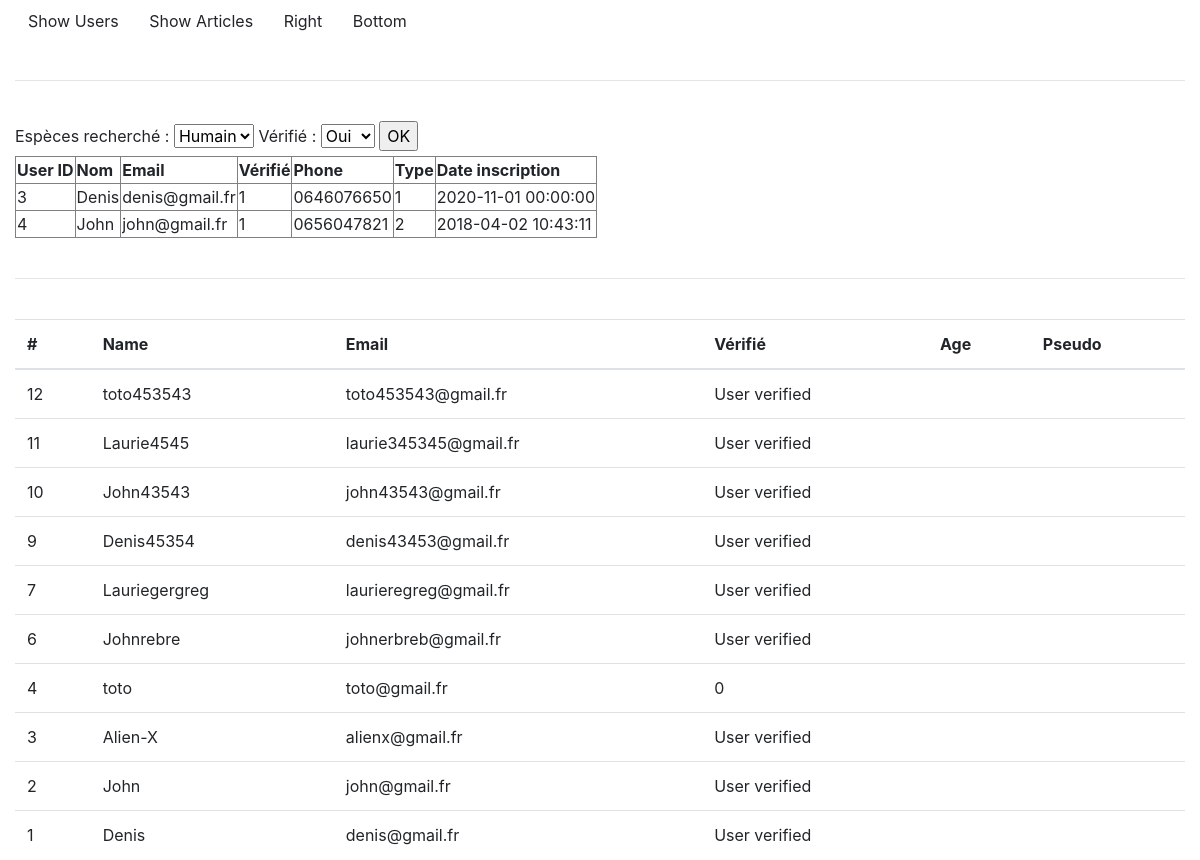
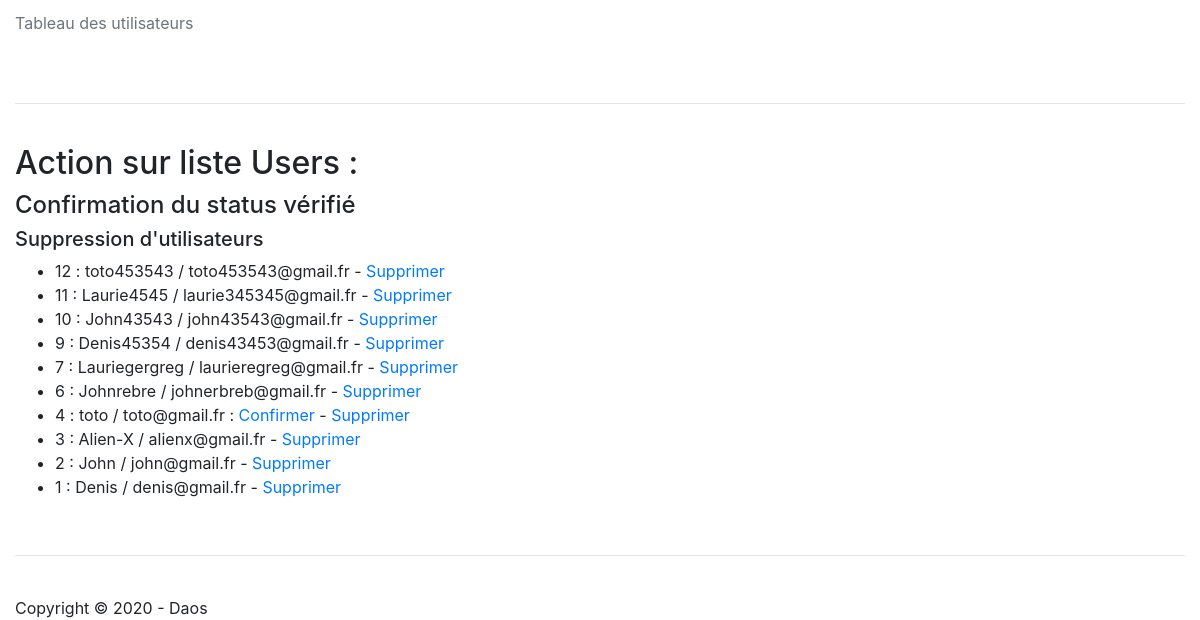
The app's page /old_pages/usersAdmin.php (lower part), older data (2 pictures, top to bottom).
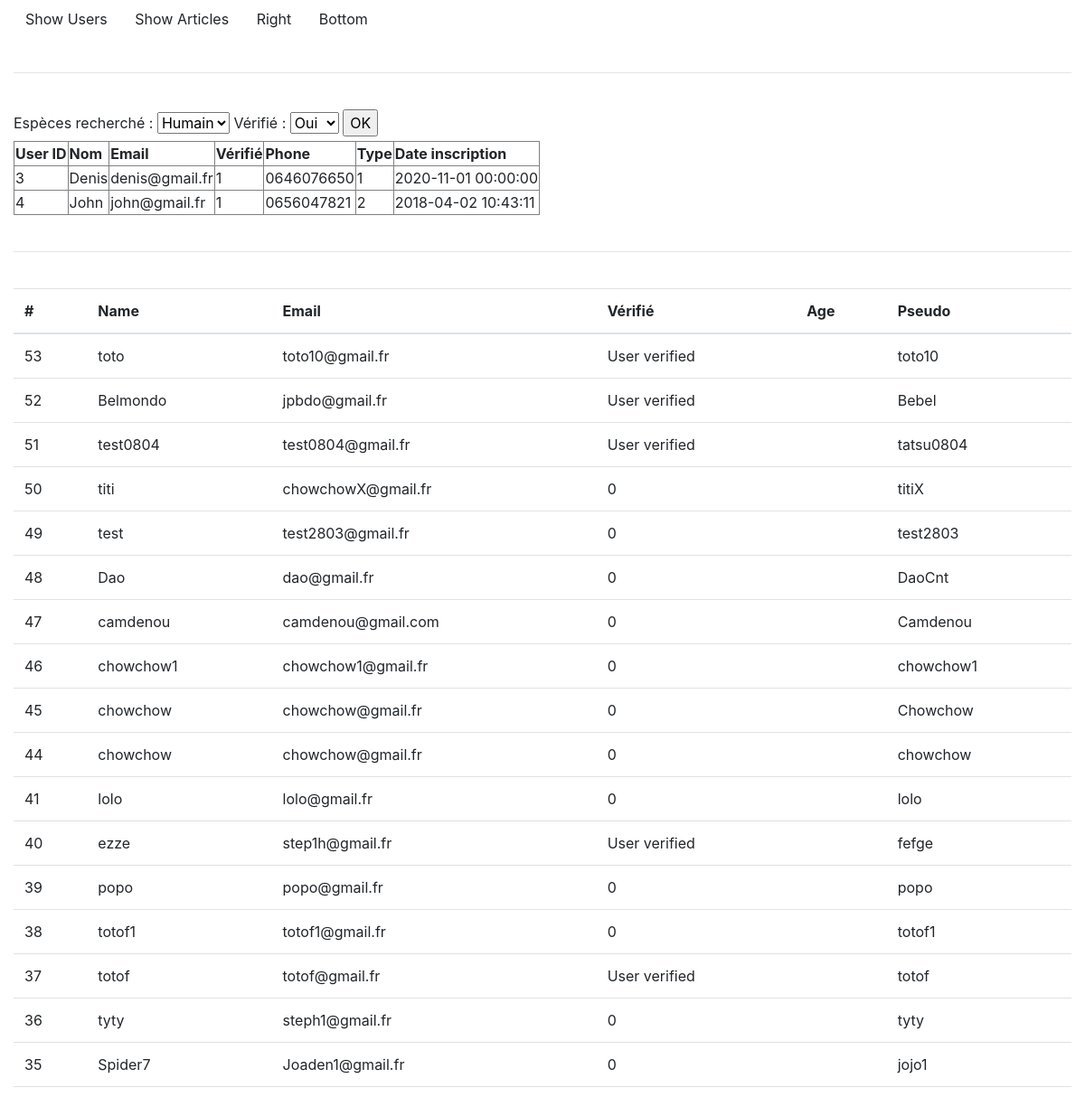
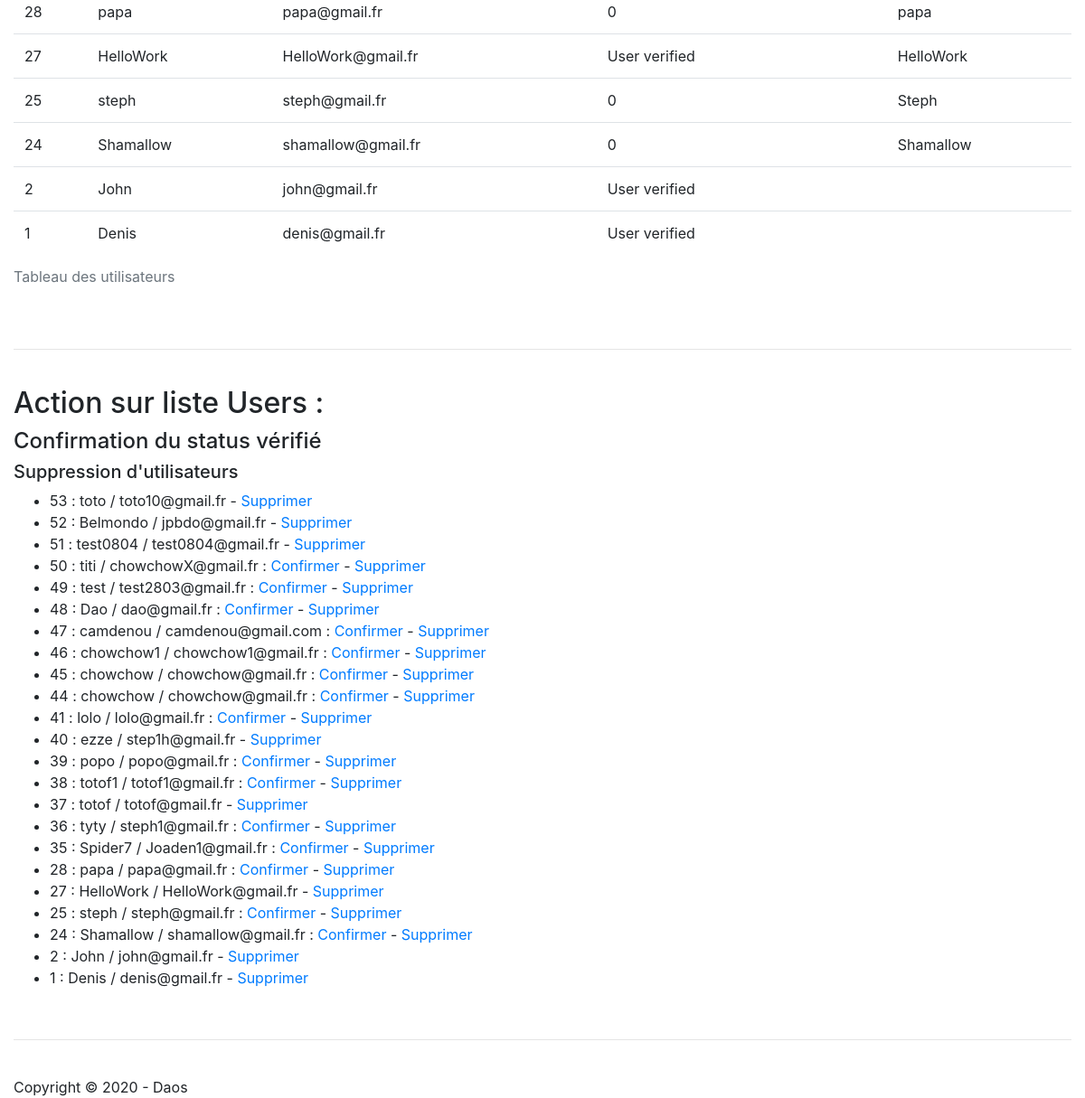
The same page, newer data (2 pictures, top to bottom).
### tables this page shows
CREATE TABLE `users` (
  `id` int(11) NOT NULL,
  `name` varchar(255) NOT NULL,
  `email` varchar(255) DEFAULT NULL,
  `password` varchar(255) NOT NULL,
  `is_verified` tinyint(1) NOT NULL DEFAULT '0',
  `age` int(11) DEFAULT NULL,
  `users_infos_id` int(11) DEFAULT NULL,
  `user_address_id` int(11) NOT NULL,
  `roles_id` int(11) NOT NULL DEFAULT '4',
  `pseudo` varchar(255) DEFAULT NULL,
  `phrase` varchar(50) DEFAULT NULL,
  `avatar` varchar(255) DEFAULT NULL,
  `notes_id` int(11) DEFAULT NULL,
  `espece_id` int(11) DEFAULT NULL
);

CREATE TABLE `users_infos` (
  `id` int(11) NOT NULL,
  `users_id` int(11) NOT NULL,
  `is_valid` tinyint(1) NOT NULL,
  `birth` datetime DEFAULT NULL,
  `date_inscription` datetime DEFAULT NULL,
  `phone` varchar(50) DEFAULT NULL
);

### config/functions.php (called while the page is built, shortened)
<?php
function getUsers()
{
    $pathToRootFolder = "../../";
    require($pathToRootFolder.'config/connect.php');
    $req = $bdd->prepare('SELECT * FROM users ORDER BY id DESC');
    $req->execute();
    $data = $req->fetchAll(PDO::FETCH_OBJ);
    return $data;
}

### old_pages/usersAdmin.php (the view, shortened to what the changed rows need)
<?php
require_once('config/connect.php');
require_once('config/functions.php');
$users = getUsers();
?>
        <?php
            include("src/Views/base-back.php");
        ?>
        <div class="container-fluid">
            <hr><br>
            <br><hr><br>
                <?php
                    $bdd = new PDO('mysql:host=localhost;dbname=cours_denis;charset=utf8', $db_login, $db_password);
                    $req4 = $bdd->query('SELECT * FROM users INNER JOIN users_infos ON users.users_infos_id = users_infos.users_id LIMIT 0,30');
                    ?>
             <table border="1">
                 <th scope="col">User ID</th>
                 <th scope="col">Nom</th>
                 <th scope="col">Email</th>
                 <th scope="col">Vérifié</th>
                 <th scope="col">Phone</th>
                 <th scope="col">Type</th>
                 <th scope="col">Date inscription</th>
                 <?php
                    while($resultat = $req4->fetch())
                    {
                    ?>
                    <tr>
                        <td><?php echo  $resultat['id'] ?></td>
                        <td><?php echo  $resultat['name'] ?></td>
                        <td><?php echo  $resultat['email'] ?></td>
                        <td><?php echo  $resultat['is_verified'] ?></td>
                        <td><?php echo  $resultat['phone'] ?></td>
                        <td><?php echo  $resultat['espece_id'] ?></td>
                        <td><?php echo  $resultat['date_inscription'] ?></td>
                    </tr>
                    <?php
                    }
                ?>
             </table>
            <br><hr><br>
            <div class="responsive-table-2">
                <table class="table bordered hover">
                    <thead>
                        <caption>
                        Tableau des utilisateurs
                        </caption>
                        <tr>
                            <th>#</th>
                            <th>Name</th>
                            <th>Email</th>
                            <th>Vérifié</th>
                            <th>Age</th>
                            <th>Pseudo</th>
                        </tr>
                    </thead>
                    <tbody>
                        <?php foreach($users as $user): ?>
                            <tr>
                                <td><?= $user->id ?></td>
                                <td><?= $user->name ?></td>
                                <td><?= $user->email ?></td>
                            <?php if($user->is_verified == 0) { ?>
                                <td class="red"><?= $user->is_verified ?></td>
                            <?php } ?>
                            <?php if($user->is_verified == 1) { ?>
                                <td class="success">User verified</td>
                            <?php } ?>
                                <td><?= $user->age ?></td>
                                <td><?= $user->pseudo ?></td>
                            </tr>
                        <?php endforeach; ?>
                    </tbody>
                </table>
            </div>
            <br><hr><br>
            <div>
                <h2> Action sur liste Users :</h2>
            </div>
            <ul>
                <?php foreach($users as $user): ?>
                    <li>
                        <?= $user->id ?> : <?= $user->name ?> / <?= $user->email ?>
                            <?php if($user->is_verified == 0) { ?> :
                                <a href="indexAdmin.php?type=user&confirme=<?= $user->id ?>">
                                    Confirmer
                                </a>
                            <?php } ?> - <a  href="indexAdmin.php?type=user&supprime=<?= $user->id ?>"><span class="red dark-1">Supprimer</span></a>
                    </li>
                <?php endforeach; ?>
            </ul>
            <br><hr><br>
  </body>
</html>

Row changes from the older to the newer data that the page shows:
removed users: id "12", name "toto453543", email "toto453543@gmail.fr", is_verified "User verified"
removed users: id "11", name "Laurie4545", email "laurie345345@gmail.fr", is_verified "User verified"
removed users: id "10", name "John43543", email "john43543@gmail.fr", is_verified "User verified"
removed users: id "9", name "Denis45354", email "denis43453@gmail.fr", is_verified "User verified"
removed users: id "7", name "Lauriegergreg", email "laurieregreg@gmail.fr", is_verified "User verified"
removed users: id "6", name "Johnrebre", email "johnerbreb@gmail.fr", is_verified "User verified"
removed users: id "4", name "toto", email "toto@gmail.fr", is_verified "0"
removed users: id "3", name "Alien-X", email "alienx@gmail.fr", is_verified "User verified"
added users: id "53", name "toto", email "toto10@gmail.fr", is_verified "User verified", pseudo "toto10"
added users: id "52", name "Belmondo", email "jpbdo@gmail.fr", is_verified "User verified", pseudo "Bebel"
added users: id "51", name "test0804", email "test0804@gmail.fr", is_verified "User verified", pseudo "tatsu0804"
added users: id "50", name "titi", email "chowchowX@gmail.fr", is_verified "0", pseudo "titiX"
added users: id "49", name "test", email "test2803@gmail.fr", is_verified "0", pseudo "test2803"
added users: id "48", name "Dao", email "dao@gmail.fr", is_verified "0", pseudo "DaoCnt"
added users: id "47", name "camdenou", email "camdenou@gmail.com", is_verified "0", pseudo "Camdenou"
added users: id "46", name "chowchow1", email "chowchow1@gmail.fr", is_verified "0", pseudo "chowchow1"
added users: id "45", name "chowchow", email "chowchow@gmail.fr", is_verified "0", pseudo "Chowchow"
added users: id "44", name "chowchow", email "chowchow@gmail.fr", is_verified "0", pseudo "chowchow"
added users: id "41", name "lolo", email "lolo@gmail.fr", is_verified "0", pseudo "lolo"
added users: id "40", name "ezze", email "step1h@gmail.fr", is_verified "User verified", pseudo "fefge"
added users: id "39", name "popo", email "popo@gmail.fr", is_verified "0", pseudo "popo"
added users: id "38", name "totof1", email "totof1@gmail.fr", is_verified "0", pseudo "totof1"
added users: id "37", name "totof", email "totof@gmail.fr", is_verified "User verified", pseudo "totof"
added users: id "36", name "tyty", email "steph1@gmail.fr", is_verified "0", pseudo "tyty"
added users: id "35", name "Spider7", email "Joaden1@gmail.fr", is_verified "0", pseudo "jojo1"
added users: id "28", name "papa", email "papa@gmail.fr", is_verified "0", pseudo "papa"
added users: id "27", name "HelloWork", email "HelloWork@gmail.fr", is_verified "User verified", pseudo "HelloWork"
added users: id "25", name "steph", email "steph@gmail.fr", is_verified "0", pseudo "Steph"
added users: id "24", name "Shamallow", email "shamallow@gmail.fr", is_verified "0", pseudo "Shamallow"
